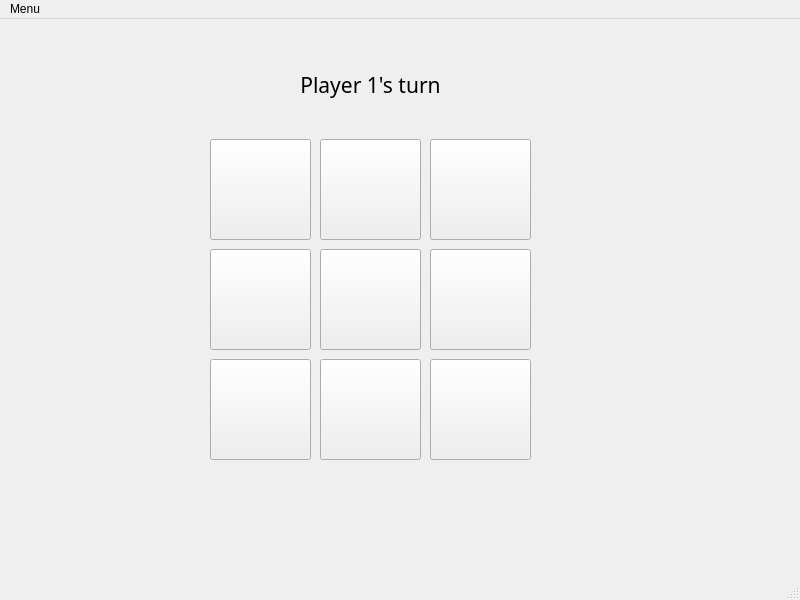
<?xml version="1.0" encoding="UTF-8"?>
<ui version="4.0">
 <class>MainWindow</class>
 <widget class="QMainWindow" name="MainWindow">
  <property name="geometry">
   <rect>
    <x>0</x>
    <y>0</y>
    <width>800</width>
    <height>600</height>
   </rect>
  </property>
  <property name="windowTitle">
   <string>MainWindow</string>
  </property>
  <widget class="QWidget" name="centralwidget">
   <widget class="QPushButton" name="btn0">
    <property name="geometry">
     <rect>
      <x>210</x>
      <y>120</y>
      <width>101</width>
      <height>101</height>
     </rect>
    </property>
    <property name="text">
     <string/>
    </property>
   </widget>
   <widget class="QPushButton" name="btn1">
    <property name="geometry">
     <rect>
      <x>320</x>
      <y>120</y>
      <width>101</width>
      <height>101</height>
     </rect>
    </property>
    <property name="text">
     <string/>
    </property>
   </widget>
   <widget class="QPushButton" name="btn2">
    <property name="geometry">
     <rect>
      <x>430</x>
      <y>120</y>
      <width>101</width>
      <height>101</height>
     </rect>
    </property>
    <property name="text">
     <string/>
    </property>
   </widget>
   <widget class="QPushButton" name="btn3">
    <property name="geometry">
     <rect>
      <x>210</x>
      <y>230</y>
      <width>101</width>
      <height>101</height>
     </rect>
    </property>
    <property name="text">
     <string/>
    </property>
   </widget>
   <widget class="QPushButton" name="btn4">
    <property name="geometry">
     <rect>
      <x>320</x>
      <y>230</y>
      <width>101</width>
      <height>101</height>
     </rect>
    </property>
    <property name="text">
     <string/>
    </property>
   </widget>
   <widget class="QPushButton" name="btn5">
    <property name="geometry">
     <rect>
      <x>430</x>
      <y>230</y>
      <width>101</width>
      <height>101</height>
     </rect>
    </property>
    <property name="text">
     <string/>
    </property>
   </widget>
   <widget class="QPushButton" name="btn6">
    <property name="geometry">
     <rect>
      <x>210</x>
      <y>340</y>
      <width>101</width>
      <height>101</height>
     </rect>
    </property>
    <property name="text">
     <string/>
    </property>
   </widget>
   <widget class="QPushButton" name="btn7">
    <property name="geometry">
     <rect>
      <x>320</x>
      <y>340</y>
      <width>101</width>
      <height>101</height>
     </rect>
    </property>
    <property name="text">
     <string/>
    </property>
   </widget>
   <widget class="QPushButton" name="btn8">
    <property name="geometry">
     <rect>
      <x>430</x>
      <y>340</y>
      <width>101</width>
      <height>101</height>
     </rect>
    </property>
    <property name="text">
     <string/>
    </property>
   </widget>
   <widget class="QLabel" name="lblWin">
    <property name="geometry">
     <rect>
      <x>220</x>
      <y>470</y>
      <width>311</width>
      <height>31</height>
     </rect>
    </property>
    <property name="font">
     <font>
      <family>Sans</family>
      <pointsize>20</pointsize>
     </font>
    </property>
    <property name="layoutDirection">
     <enum>Qt::LeftToRight</enum>
    </property>
    <property name="text">
     <string/>
    </property>
    <property name="alignment">
     <set>Qt::AlignCenter</set>
    </property>
   </widget>
   <widget class="QLabel" name="lblTurn">
    <property name="geometry">
     <rect>
      <x>220</x>
      <y>40</y>
      <width>301</width>
      <height>51</height>
     </rect>
    </property>
    <property name="font">
     <font>
      <family>Sans</family>
      <pointsize>16</pointsize>
     </font>
    </property>
    <property name="text">
     <string>Player 1's turn</string>
    </property>
    <property name="alignment">
     <set>Qt::AlignCenter</set>
    </property>
   </widget>
  </widget>
  <widget class="QMenuBar" name="menubar">
   <property name="geometry">
    <rect>
     <x>0</x>
     <y>0</y>
     <width>800</width>
     <height>21</height>
    </rect>
   </property>
   <widget class="QMenu" name="menuMenu">
    <property name="title">
     <string>Menu</string>
    </property>
    <addaction name="actionNew_Game"/>
   </widget>
   <addaction name="menuMenu"/>
  </widget>
  <widget class="QStatusBar" name="statusbar"/>
  <action name="actionNew_Game">
   <property name="text">
    <string>New Game</string>
   </property>
  </action>
  <action name="actionDifficulty">
   <property name="text">
    <string>Difficulty</string>
   </property>
  </action>
 </widget>
 <resources/>
 <connections/>
</ui>
